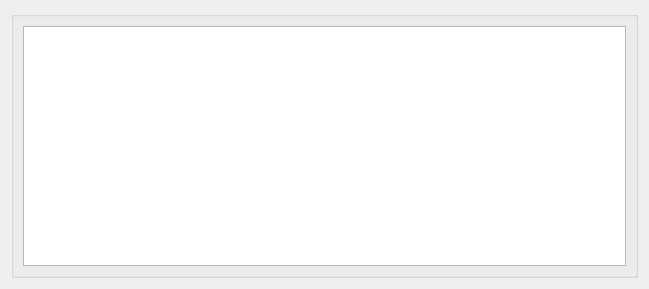
<?xml version="1.0" encoding="UTF-8"?>
<ui version="4.0">
 <class>createNode</class>
 <widget class="QDialog" name="createNode">
  <property name="geometry">
   <rect>
    <x>0</x>
    <y>0</y>
    <width>649</width>
    <height>289</height>
   </rect>
  </property>
  <property name="windowTitle">
   <string>Create Node</string>
  </property>
  <property name="modal">
   <bool>true</bool>
  </property>
  <layout class="QGridLayout" name="gridLayout_4">
   <item row="0" column="0" colspan="2">
    <widget class="QGroupBox" name="groupBox">
     <property name="title">
      <string/>
     </property>
     <layout class="QGridLayout" name="gridLayout">
      <item row="1" column="0">
       <widget class="QTableWidget" name="tableWidget"/>
      </item>
     </layout>
    </widget>
   </item>
  </layout>
 </widget>
 <resources/>
 <connections/>
</ui>
